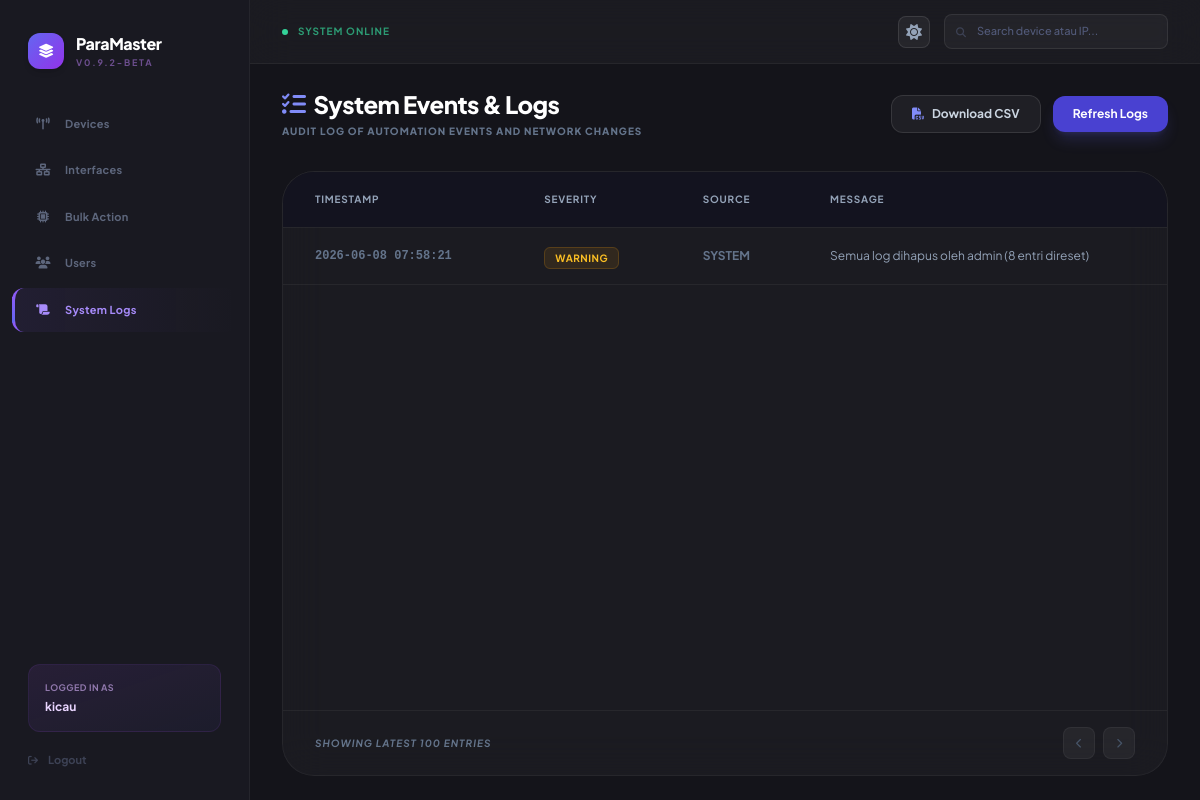
The page /logs (signed in) on the database its author committed.
### models.py (models this page shows, shortened)
class User(db.Model, UserMixin):
    id = db.Column(db.Integer, primary_key=True)
    username = db.Column(db.String(80), unique=True, nullable=False)
    password = db.Column(db.String(255), nullable=False)
    allowed_devices = db.Column(db.String(256), default='')

class Log(db.Model):
    id = db.Column(db.Integer, primary_key=True)
    timestamp = db.Column(db.DateTime, default=jakarta_now)
    level = db.Column(db.String(20), default='INFO')  # INFO, WARNING, ERROR
    action = db.Column(db.String(200), nullable=False)
    device_id = db.Column(db.Integer, db.ForeignKey('device.id'), nullable=True)
    user_id = db.Column(db.Integer, db.ForeignKey('user.id'), nullable=True)

### app.py (the view)
@app.route('/logs')
@login_required
def system_logs():
    logs = Log.query.order_by(Log.timestamp.desc()).limit(100).all()
    return render_template('logs.html', logs=logs)

### app.py (called while the page is built, shortened)
@login_manager.user_loader
def load_user(user_id):
    return User.query.get(int(user_id))

@app.before_request
def prepare_db_schema():
    global schema_prepared
    if schema_prepared:
        return

### templates/logs.html (shortened to what this page needs)
{% extends "base.html" %}
{% block content %}
<div class="px-8 py-6 h-[calc(100vh-64px)] flex flex-col animate-[fadeInUp_0.4s_ease-out]">
    <div class="flex items-center justify-between mb-8 shrink-0">
        <div>
            <h3 class="text-2xl font-black text-white tracking-tight flex items-center gap-2">
                <i class="fas fa-list-check text-indigo-400"></i> System Events & Logs
            </h3>
            <p class="text-[10px] font-black text-slate-500 uppercase tracking-widest mt-1">Audit log of automation events and network changes</p>
        </div>
        <div class="flex items-center gap-3">
            <button onclick="downloadLogs()" class="flex items-center gap-2 px-5 py-2.5 bg-white/5 border border-white/10 hover:bg-white/10 text-slate-300 text-xs font-bold rounded-xl transition-all shadow-sm">
                <i class="fas fa-file-csv text-indigo-400"></i>
                Download CSV
            </button>
            <button onclick="window.location.reload()" class="px-5 py-2.5 bg-indigo-600/90 hover:bg-indigo-600 text-white text-xs font-bold rounded-xl transition-all shadow-lg shadow-indigo-500/20">
                Refresh Logs
            </button>
        </div>
    </div>
    <div class="flex-1 glass-card rounded-[2rem] overflow-hidden flex flex-col">
        <div class="overflow-y-auto flex-1 scrollbar-thin scrollbar-thumb-white/10">
            <table id="logs-table" class="w-full text-left border-collapse">
                <thead class="sticky top-0 bg-[#13131f] z-10 border-b border-white/5">
                    <tr class="table-header">
                        <th class="px-8 py-5">Timestamp</th>
                        <th class="px-8 py-5">Severity</th>
                        <th class="px-8 py-5">Source</th>
                        <th class="px-8 py-5">Message</th>
                    </tr>
                </thead>
                <tbody class="divide-y divide-white/5">
                    {% for log in logs %}
                    <tr class="table-row group">
                        <td class="px-8 py-4 text-xs font-semibold text-slate-500 font-mono">{{ log.timestamp.strftime('%Y-%m-%d %H:%M:%S') }}</td>
                        <td class="px-8 py-4">
                            {% if log.level == 'ERROR' %}
                            <span class="px-2.5 py-1 bg-rose-500/10 text-rose-400 text-[10px] font-bold uppercase rounded-md tracking-wider border border-rose-500/20">ERROR</span>
                            {% elif log.level == 'WARNING' %}
                            <span class="px-2.5 py-1 bg-amber-500/10 text-amber-400 text-[10px] font-bold uppercase rounded-md tracking-wider border border-amber-500/20">WARNING</span>
                            {% else %}
                            <span class="px-2.5 py-1 bg-emerald-500/10 text-emerald-400 text-[10px] font-bold uppercase rounded-md tracking-wider border border-emerald-500/20">INFO</span>
                            {% endif %}
                        </td>
                        <td class="px-8 py-4 text-xs font-bold text-slate-300">
                            {% if log.device_id %}
                                <span class="text-indigo-400">DEVICE_{{ log.device_id }}</span>
                            {% else %}
                                <span class="text-slate-500">SYSTEM</span>
                            {% endif %}
                        </td>
                        <td class="px-8 py-4 text-xs text-slate-400">{{ log.action }}</td>
                    </tr>
                    {% else %}
                    <tr>
                        <td colspan="4" class="px-8 py-16 text-center text-slate-500 text-xs font-bold uppercase tracking-widest">No logs found</td>
                    </tr>
                    {% endfor %}
                </tbody>
            </table>
        </div>
        <div class="px-8 py-4 bg-white/1 border-t border-white/5 flex items-center justify-between shrink-0">
            <p class="text-[10px] font-bold text-slate-500 uppercase tracking-widest italic">Showing latest 100 entries</p>
            <div class="flex gap-2">
                <button class="w-8 h-8 flex items-center justify-center rounded-lg bg-white/5 border border-white/5 text-slate-600 cursor-not-allowed">
                    <i class="fas fa-chevron-left text-[10px]"></i>
                </button>
                <button class="w-8 h-8 flex items-center justify-center rounded-lg bg-white/5 border border-white/5 text-slate-600 cursor-not-allowed">
                    <i class="fas fa-chevron-right text-[10px]"></i>
                </button>
            </div>
        </div>
    </div>
</div>
{% endblock %}

### templates/base.html (shortened to what this page needs)
<!DOCTYPE html>
<html lang="en">
<head>
    <script src="https://cdn.tailwindcss.com"></script>
    <link href="https://cdnjs.cloudflare.com/ajax/libs/font-awesome/6.4.0/css/all.min.css" rel="stylesheet">
</head>
<body class="flex flex-col h-screen overflow-hidden">
    <div class="flex flex-1 main-container">
        <aside class="sidebar flex flex-col shrink-0">
            <div class="px-7 pt-8 pb-6">
                <div class="flex items-center gap-3">
                    <div class="w-9 h-9 rounded-xl bg-gradient-to-br from-indigo-500 to-purple-600 flex items-center justify-center shadow-md">
                        <i class="fas fa-layer-group text-white text-sm"></i>
                    </div>
                    <div>
                        <h1 class="text-white font-extrabold text-base tracking-tight">ParaMaster</h1>
                        <p class="text-[9px] text-purple-400/50 font-bold uppercase tracking-[0.2em]">v0.9.2-Beta</p>
                    </div>
                </div>
            </div>
            <nav class="flex-1 mt-2 px-3 space-y-0.5">
                <a href="{{ url_for('dashboard') }}"
                    class="sidebar-item {{ 'active' if request.endpoint == 'dashboard' }} flex items-center gap-3.5 px-5 py-3.5 rounded-xl">
                    <i class="fas fa-tower-broadcast w-4 text-center text-xs"></i>
                    <span class="text-[11px] font-bold tracking-wide">Devices</span>
                </a>
                <a href="{{ url_for('all_interfaces') }}"
                    class="sidebar-item {{ 'active' if request.endpoint == 'all_interfaces' }} flex items-center gap-3.5 px-5 py-3.5 rounded-xl">
                    <i class="fas fa-network-wired w-4 text-center text-xs"></i>
                    <span class="text-[11px] font-bold tracking-wide">Interfaces</span>
                </a>
                <a href="{{ url_for('batch_config') }}"
                    class="sidebar-item {{ 'active' if request.endpoint == 'batch_config' }} flex items-center gap-3.5 px-5 py-3.5 rounded-xl">
                    <i class="fas fa-microchip w-4 text-center text-xs"></i>
                    <span class="text-[11px] font-bold tracking-wide">Bulk Action</span>
                </a>
                <a href="{{ url_for('users') }}"
                    class="sidebar-item {{ 'active' if request.endpoint == 'users' }} flex items-center gap-3.5 px-5 py-3.5 rounded-xl">
                    <i class="fas fa-users w-4 text-center text-xs"></i>
                    <span class="text-[11px] font-bold tracking-wide">Users</span>
                </a>
                <a href="{{ url_for('system_logs') }}"
                    class="sidebar-item {{ 'active' if request.endpoint == 'system_logs' }} flex items-center gap-3.5 px-5 py-3.5 rounded-xl">
                    <i class="fas fa-scroll w-4 text-center text-xs"></i>
                    <span class="text-[11px] font-bold tracking-wide">System Logs</span>
                </a>
            </nav>
            <div class="px-7 pb-8 pt-4">
                <div class="p-4 rounded-xl bg-gradient-to-br from-purple-500/10 to-indigo-500/5 border border-purple-500/10 mb-5">
                    <p class="text-[9px] font-bold text-purple-300/60 uppercase tracking-wider">Logged in as</p>
                    <p class="text-xs font-bold text-purple-200 mt-1">{{ current_user.username }}</p>
                </div>
                <a href="{{ url_for('logout') }}"
                    class="text-[#3d4255] hover:text-rose-400 transition-colors text-[11px] font-bold flex items-center gap-2.5">
                    <i class="fas fa-arrow-right-from-bracket text-[10px]"></i>
                    Logout
                </a>
            </div>
        </aside>
        <main class="flex-1 flex flex-col overflow-hidden" style="background-color: var(--bg-main);">
            <header class="h-16 flex items-center justify-between px-8 shrink-0 glass-card border-0 border-b" style="border-color: var(--border-color);">
                <div class="flex items-center gap-2.5">
                    <span class="w-1.5 h-1.5 bg-emerald-400 rounded-full"></span>
                    <span class="text-[10px] font-bold text-emerald-400/70 uppercase tracking-widest">System Online</span>
                </div>
                <div class="flex items-center gap-3.5">
                    <button onclick="toggleTheme()" class="w-8 h-8 rounded-lg bg-white/5 border border-white/10 flex items-center justify-center text-slate-400 hover:text-white transition-colors" title="Toggle Light/Dark Mode" id="theme-toggle-btn">
                        <i class="fas fa-sun" id="theme-toggle-icon"></i>
                    </button>
                    <div class="relative" id="global-search-wrapper">
                        <i class="fas fa-search absolute left-3 top-1/2 -translate-y-1/2 text-[#3d4255] text-[10px]"></i>
                        <input type="text" id="global-search" placeholder="Search device atau IP..." autocomplete="off"
                            class="input-dark pl-8 pr-4 py-2 rounded-lg text-[11px] font-medium w-56 outline-none">
                    </div>
                </div>
            </header>
            <div class="content-area">
                {% block content %}{% endblock %}
            </div>
        </main>
    </div>
</body>
</html>

### templates/base.html (style rules this page uses)
:root { --bg-primary: #1e1e24; --bg-main: #14141a; --bg-sidebar: #191921; --bg-card: rgba(255, 255, 255, 0.03); --border-color: rgba(255, 255, 255, 0.05); --text-primary: #e2e8f0; --text-secondary: #94a3b8; --bg-input: rgba(255, 255, 255, 0.04); --border-input: rgba(255, 255, 255, 0.08); --bg-modal: #22222c; --text-nav-item: #5d667c; --text-nav-item-active: #a78bfa; --bg-nav-item-active: linear-gradient(90deg, rgba(139, 92, 246, 0.08) 0%, transparent 100%); --border-active: #8b5cf6; }
* { box-sizing: border-box; }
body { font-family: 'Plus Jakarta Sans', sans-serif; background-color: var(--bg-primary); color: var(--text-primary); transition: background-color 0.2s, color 0.2s; }
.sidebar { background: var(--bg-sidebar); border-right: 1px solid var(--border-color); height: 100vh; width: 250px; transition: background-color 0.2s, border-color 0.2s; }
.sidebar-item { color: var(--text-nav-item); transition: all 0.2s ease; border-left: 3px solid transparent; position: relative; }
.sidebar-item.active { color: var(--text-nav-item-active); background: var(--bg-nav-item-active); border-left-color: var(--border-active); }
.sidebar-item.active::before { content: ''; position: absolute; left: -3px; top: 50%; transform: translateY(-50%); width: 3px; height: 60%; background: linear-gradient(180deg, var(--border-active), #6366f1); border-radius: 0 4px 4px 0; }
.main-container { height: 100vh; overflow: hidden; }
.content-area { height: calc(100vh - 64px); overflow-y: auto; scrollbar-width: thin; scrollbar-color: rgba(139, 92, 246, 0.2) transparent; }
.glass-card { background: var(--bg-card); border: 1px solid var(--border-color); backdrop-filter: blur(20px); -webkit-backdrop-filter: blur(20px); transition: background-color 0.2s, border-color 0.2s; }
.table-header { border-bottom: 1px solid var(--border-color); color: var(--text-secondary); text-transform: uppercase; font-size: 10px; font-weight: 800; letter-spacing: 0.08em; }
.table-row { border-bottom: 1px solid var(--border-color); transition: background-color 0.15s ease; }
.input-dark { background: var(--bg-input); border: 1px solid var(--border-input); color: var(--text-primary); transition: all 0.2s; }
.input-dark::placeholder { color: #525a7a; }

### rows shown on the page
User: username "kicau"
Log: timestamp "2026-06-08 07:58:21", level "WARNING", shows "SYSTEM", action "Semua log dihapus oleh admin (8 entri direset)"
